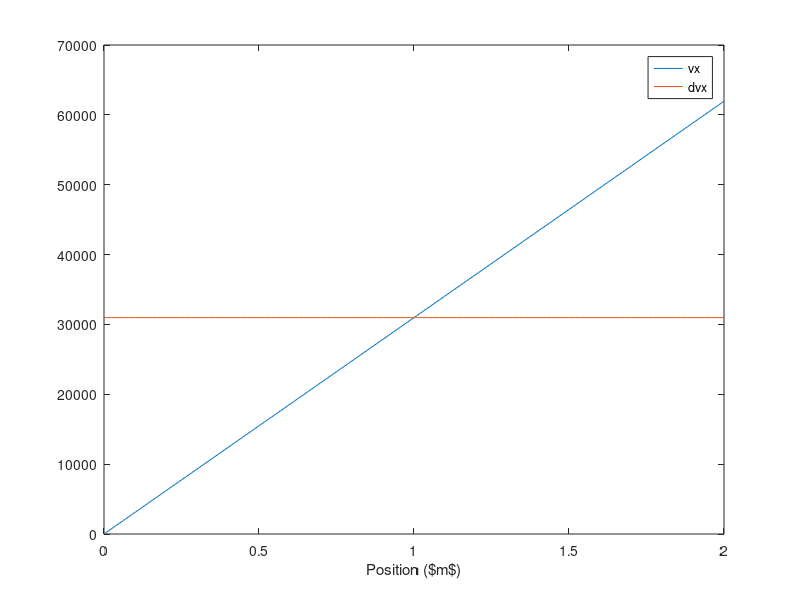
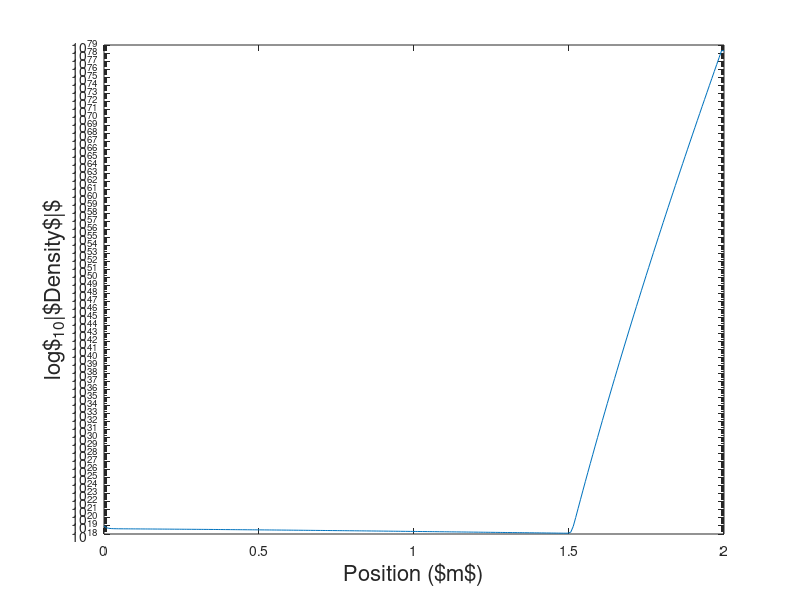
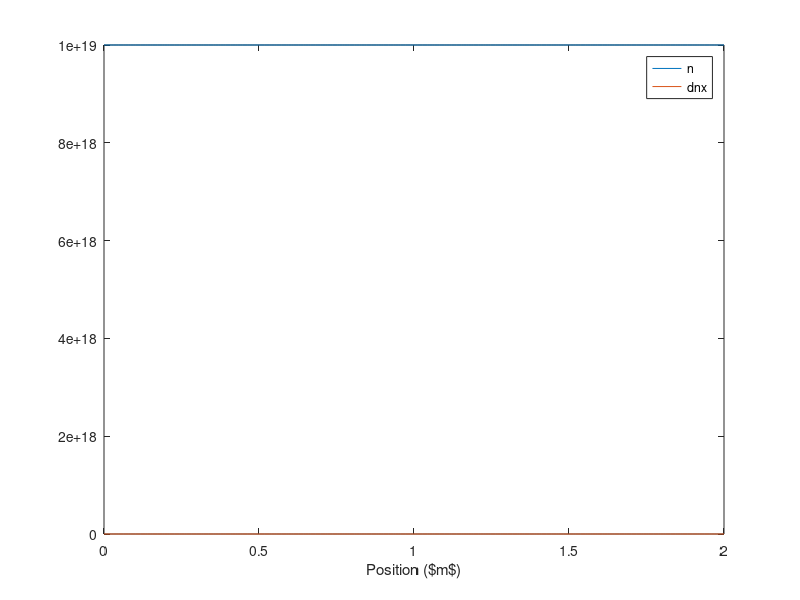
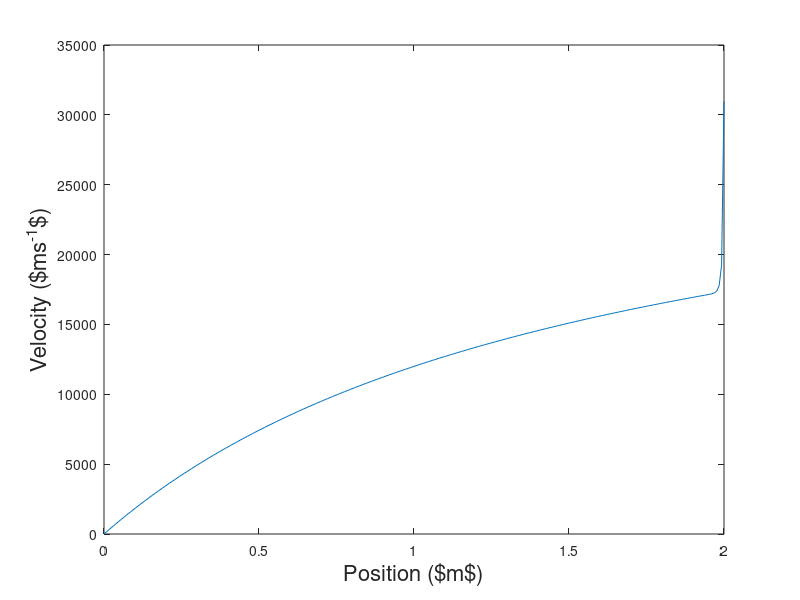

Write the MATLAB code that produced these figures, in order.
%----------------------------------------%
% test comsol solution 'decoupled'       %
% cont and mom eqns                      %
% dvz/dt + (1/mn)(Te+Ti)dn/dz = 0        %
% dn/dt + (n)dvz/dz = 0                  %
% rlbarnett c3149416 070318              %
%----------------------------------------%

c0 = 3.0e8;

%--
% spatial domain
xmin = 0;
xmax = 2;
xax = linspace(xmin,xmax,256);
npts = length(xax);
dx = (xmax - xmin)/(npts-1);
% dx = 0.0013378;
% xax = xmin:dx:xmax;
% npts = length(xax);

%--
% constants
e = 1.6022e-19;
m = 1.67e-27;

%--
% parameters
Te = 5.0;
Ti = 5.0;
T = Te + Ti;
cs = sqrt((Te + Ti)*e/m);
% cs = 10.0;

%--
% temporal domain
tmin = 0;
dt = 0.99*(dx)/(cs);
tmax = 1.0e2*dt;
nmax = tmax/dt;
tax = linspace(tmin,tmax,nmax);
tol = 1.0e-5;
% dt = 0.99*dx;
% nmax = 756;

%%

%-------------------------------------------------------------------------%
% Solve continuity equation with analytic velocity expression             %
%-------------------------------------------------------------------------%

%--
% velocity
vx = cs*xax;
dvx = gradient(vx,xax);

%--
% plot velocity to compare against comsol output
figure(1)
plot(xax,vx)
hold on
plot(xax,dvx)
legend('vx', 'dvx')
xlabel('Position ($m$)')
hold off

%--
% up wind differencing scheme

n = zeros(1,npts);
n(1,:) = 1.0e19;
% n(1) = 1.0e19;

for ii=1:nmax
    n_old = n;
    for jj=2:npts-1
        n(1,jj) = n(1,jj) - vx(1,jj)*(dt/dx)*(n(1,jj) - n(1,jj-1)) - n(1,jj)*(dt)*dvx(1,jj);%/dx)*(vx(1,jj) - vx(1,jj-1));
    end
    n(1,1) = 1.0e19;
    n(1,end) = n(1,end-1);
%     if abs(rms(n_old)-rms(n))<tol
%         break
%         ii
%     else
%         continue
%     end
end


%--
% plot solution to compare with comsol solution
figure(2)
semilogy(xax,n)
xlabel('Position ($m$)','Fontsize',16)
ylabel('log$_{10}|$Density$|$','Fontsize',16)

%-------------------------------------------------------------------------%
% Solve momentum equation with analytic density expression                %
%-------------------------------------------------------------------------%
%%
clear vx dvx n

%--
% density
Nmax = 19;
Nmin = 16;
m = (Nmax - Nmin) ./ (xmax - xmin);
n = 10.^(-m*xax + Nmax);
n = 1.0e19*ones(1,npts);
% n = 0.5e19*(xax)+1.05e19;
dnx = gradient(n,xax);

%--
% plot density to compare against comsol output
figure(3)
plot(xax,n)
hold on
plot(xax,dnx)
legend('n', 'dnx')
xlabel('Position ($m$)')
hold off

%--
% up wind differencing scheme
% CONSERVATIVE FORM ie (all partials) dv/dt + d(v^2/2)/dx = ...

vx = (cs)*ones(1,npts);
% vx = zeros(1,npts);
vx(1,1) = 0;
vx(1,end) = cs;
% vx = sin(xax);
% a = find(xax<=0.5);
% vx(a(end):end) = 1.0;
vx_new = zeros(1,npts);

figure(5)
plot(xax,vx,'--k')
hold on

for ii=1:nmax
    for jj=2:npts-1
        vx(1,jj) = (1./2.)*(vx(1,jj-1) + vx(1,jj+1)) - (dt/(2.0*dx))*((vx(1,jj+1)^2)/2. - (vx(1,jj-1)^2)/2.);% - ((T*e)/(n(1,jj)*m))*(dt/dx)*...
            %(n(1,jj) - n(1,jj-1));
    end
    vx(1,1) = 0.0;
    vx(1,end) = cs;
%     vx_new(1,1) = vx(1,1);
%     vx(1,end) = vx(1,end-1);
%     vx = vx_new;
%     if (ii==100) || (ii==300) || (ii==600) || (ii==756)
%         figure(5)
%         plot(xax,vx_new)
%         hold on
%     if abs(rms(vx_old)-rms(vx))<1.0e-9
%         break
%     elseif isnan(vx(end-1))
%         break
%     else
%         continue
%     end
%     end
end

% figure(5)
% legend('t=0s', 't=0.13s', 't=0.4s', 't=0.8s', 't=1.0s','Location','northwest')
% 
% hold off
    
%--
% % plot solution to compare with comsol solution
figure(4)
plot(xax,vx)
xlabel('Position ($m$)','Fontsize',16)
ylabel('Velocity ($ms^{-1}$)','Fontsize',16)
